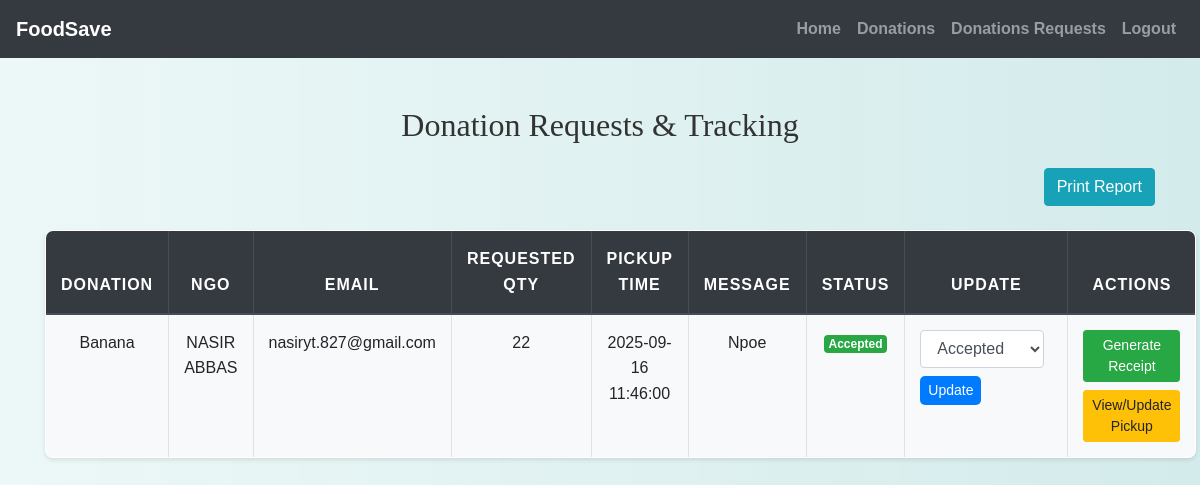
The page /donor/donor_requests.php (signed in) on the database its author committed.
### tables this page shows
CREATE TABLE `donation_requests` (
  `request_id` int(11) NOT NULL,
  `ngo_id` int(11) NOT NULL,
  `food_id` int(11) NOT NULL,
  `requested_quantity` int(11) NOT NULL CHECK (`requested_quantity` > 0),
  `request_date` timestamp NOT NULL DEFAULT current_timestamp(),
  `proposed_pickup_time` datetime NOT NULL,
  `status` enum('pending','accepted','rejected','cancelled') DEFAULT 'pending',
  `message` text DEFAULT NULL
);

CREATE TABLE `food_donations` (
  `donation_id` int(11) NOT NULL,
  `donor_id` int(11) NOT NULL,
  `title` varchar(200) NOT NULL,
  `description` text DEFAULT NULL,
  `category` enum('fruits','vegetables','meals','bakery','dairy','other') NOT NULL,
  `quantity` varchar(100) DEFAULT NULL,
  `expiration_date` date NOT NULL,
  `status` enum('available','requested','accepted','collected','expired') DEFAULT 'available',
  `created_at` timestamp NOT NULL DEFAULT current_timestamp(),
  `updated_at` timestamp NOT NULL DEFAULT current_timestamp() ON UPDATE current_timestamp(),
  `latitude` varchar(50) NOT NULL,
  `longitude` varchar(50) NOT NULL
);

CREATE TABLE `users` (
  `id` int(11) NOT NULL,
  `name` varchar(150) NOT NULL,
  `email` varchar(150) NOT NULL,
  `password_hash` varchar(255) NOT NULL,
  `phone` varchar(20) DEFAULT NULL,
  `user_type` enum('donor','ngo') NOT NULL,
  `address` text DEFAULT NULL,
  `city` varchar(100) DEFAULT NULL,
  `status` enum('active','inactive','pending') DEFAULT 'pending',
  `created_at` timestamp NOT NULL DEFAULT current_timestamp()
);

### donor/donor_requests.php (the view, shortened to what this page needs)
<?php
include('../config.php');
$donor_id = $_SESSION["id"];
$sql = "
    SELECT dr.*, fd.title AS donation_title, u.name AS ngo_name, u.email AS ngo_email
    FROM donation_requests dr
    JOIN food_donations fd ON dr.food_id = fd.donation_id
    JOIN users u ON dr.ngo_id = u.id
    WHERE fd.donor_id = ?
    ORDER BY dr.request_date DESC
";
$stmt = $conn->prepare($sql);
$stmt->bind_param("i", $donor_id);
$stmt->execute();
$requests = $stmt->get_result();
function statusBadge($status) {
    switch ($status) {
        case 'accepted': return '<span class="badge badge-success">Accepted</span>';
    }
}
?>
<!DOCTYPE html>
<html lang="en">
<head>
    <link rel="stylesheet" href="https://maxcdn.bootstrapcdn.com/bootstrap/4.5.2/css/bootstrap.min.css">
    <link rel="stylesheet" href="../css/style.css" />
</head>
<body>
<?php include('navbar.php'); ?>
<div class="container mt-5">
    <h2 class="mb-4">Donation Requests & Tracking</h2>
    <div class="mb-3">
            <button onclick="window.print()" class="btn btn-info float-right mb-4">Print Report</button>
        </div>
    <?php if ($requests->num_rows > 0): ?>
        <table class="table table-bordered table-striped">
            <thead class="thead-dark">
                <tr>
                    <th>Donation</th>
                    <th>NGO</th>
                    <th>Email</th>
                    <th>Requested Qty</th>
                    <th>Pickup Time</th>
                    <th>Message</th>
                    <th>Status</th>
                    <th>Update</th>
                    <th>Actions</th>
                </tr>
            </thead>
            <tbody>
            <?php while ($row = $requests->fetch_assoc()): ?>
                <tr>
                    <td><?= htmlspecialchars($row['donation_title']); ?></td>
                    <td><?= htmlspecialchars($row['ngo_name']); ?></td>
                    <td><?= htmlspecialchars($row['ngo_email']); ?></td>
                    <td><?= $row['requested_quantity']; ?></td>
                    <td><?= $row['proposed_pickup_time']; ?></td>
                    <td><?= nl2br(htmlspecialchars($row['message'])); ?></td>
                    <td><?= statusBadge($row['status']); ?></td>
                    <td>
                        <form method="post" class="form-inline">
                            <select name="status" class="form-control mr-2">
                                <option value="accepted" <?= $row['status'] === 'accepted' ? 'selected' : ''; ?>>Accepted</option>
                            </select>
                            <button type="submit" name="update_status" class="mt-2 btn btn-sm btn-primary">Update</button>
                        </form>
                    </td>
                    <td>
                        <?php if (in_array($row['status'], ['accepted','completed'])): ?>
                            <a href="generate_receipt.php?request_id=<?= $row['request_id']; ?>"
                               class="btn btn-sm btn-success mb-2">Generate Receipt</a>
                        <?php endif; ?>
                        <a href="pickup_update.php?request_id=<?= $row['request_id']; ?>"
                           class="btn btn-sm btn-warning">View/Update Pickup</a>
                    </td>
                </tr>
            <?php endwhile; ?>
            </tbody>
        </table>
    <?php else: ?>
        <div class="alert alert-info">No requests for your donations yet.</div>
    <?php endif; ?>
</div>
</body>
</html>

### css/style.css (style rules this page uses)
body { background: linear-gradient(90deg, rgba(233, 246, 246, 0.831), rgba(207, 233, 233, 0.9)); font-family: 'Arial', sans-serif; color: #333; line-height: 1.6; }
h1, h2, h3, h4 { text-align: center; margin-top: 30px; margin-bottom: 30px; font-family: 'Georgia', serif; }
.container { margin-bottom: 40px; }
.table { width: 100%; border-collapse: collapse; margin-top: 20px; font-size: 16px; background-color: #ffffff; border-radius: 8px; overflow: hidden; box-shadow: 0 2px 4px rgba(0, 0, 0, 0.1); }
.table th, .table td { padding: 15px; border: 1px solid #dee2e6; text-align: center; }
.table thead th { background-color: #004d4d; color: white; font-weight: bold; text-transform: uppercase; letter-spacing: 1px; }
.table tbody tr:nth-child(odd) { background-color: #f8f9fa; }
.btn-primary { color: #fff; border: none; border-radius: 5px; cursor: pointer; transition: background-color 0.3s ease; }
a { color: #006666; text-decoration: none; font-weight: bold; }

### rows shown on the page
donation_requests: food.title "Banana", ngo.name "NASIR ABBAS", ngo.email "nasiryt.827@gmail.com", requested_quantity "22", proposed_pickup_time "2025-09-16 11:46:00", message "Npoe", shows "Accepted", status "Accepted"
